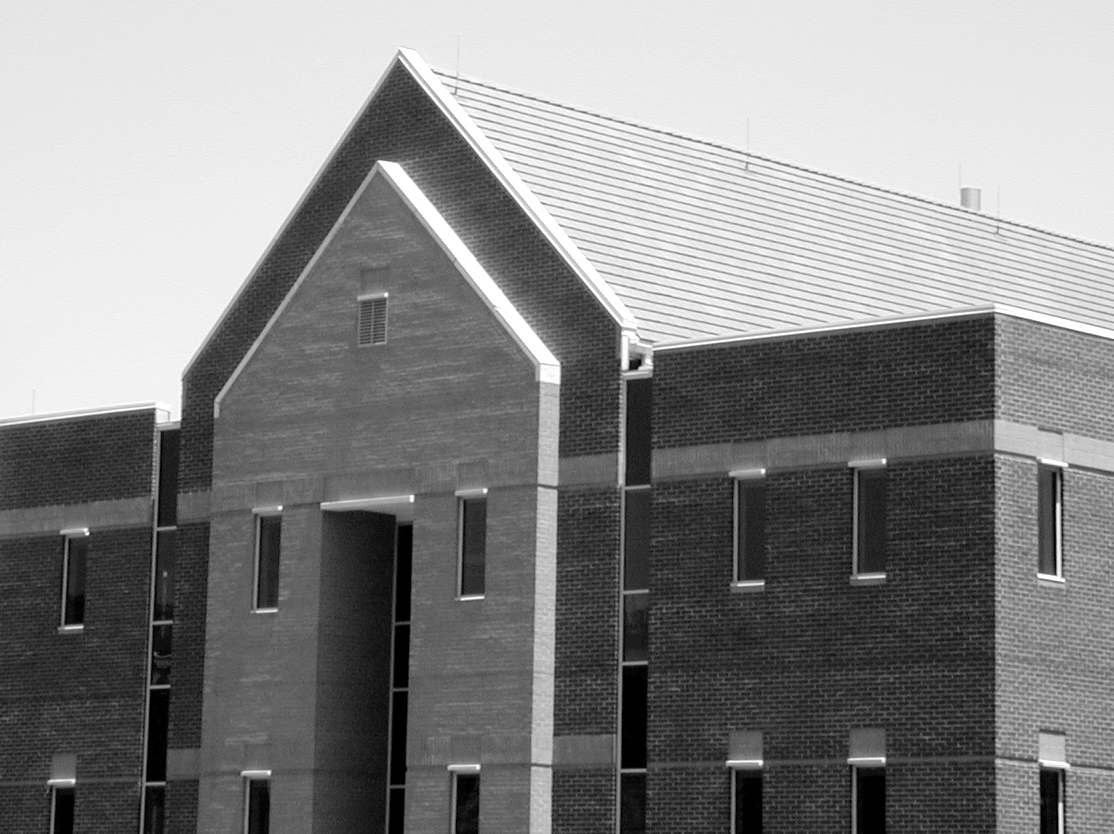
%> input picture School/CSE 102/Labs/Lab9/Code/building_original.tif, 1114 x 834 px
$ octave Part4.m   (GNU Octave 9; MATLAB toolbox functions it lacks are replaced by stand-ins)
%> lines starting %> are read from the running program, lines starting %| are printed output that depends on the picture; in (x1, y1, x2, y2) boxes, pixels count from 0 and x2, y2 are one past the last pixel; in counts of white or black regions, pixels touching at a corner belong together; the program's own positions count from 1
clc; close all; clear;
f = imread('building_original.tif');
%> f is the input picture: size 834x1114 uint8; min 0, max 255, mean 133.3
w45 = [-2 -1 0; -1 0 1; 0 1 2];
g45 = imfilter(double(f), w45, 'replicate');
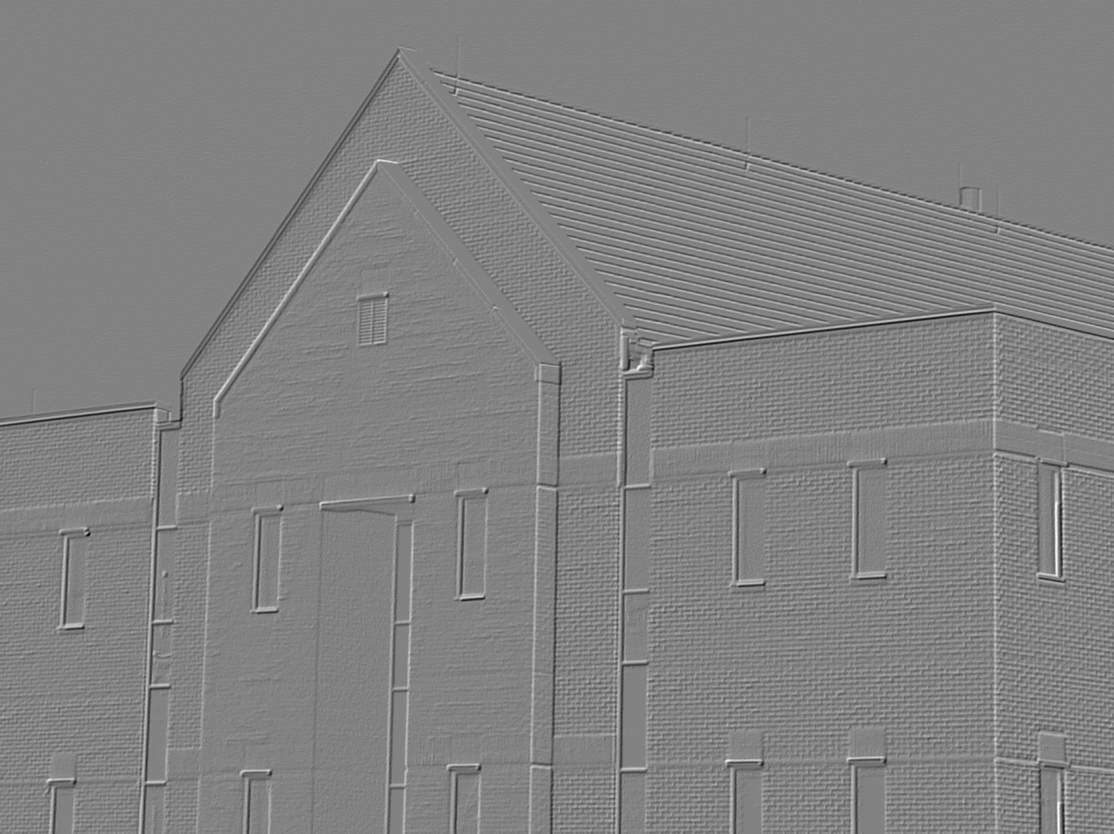
%> g45: size 834x1114 double; min -667, max 637, mean -1.1; drawn with min black and max white
T = 0.3*max(abs(g45(:)));
%> T = 200.1
g45 = g45 >= T;
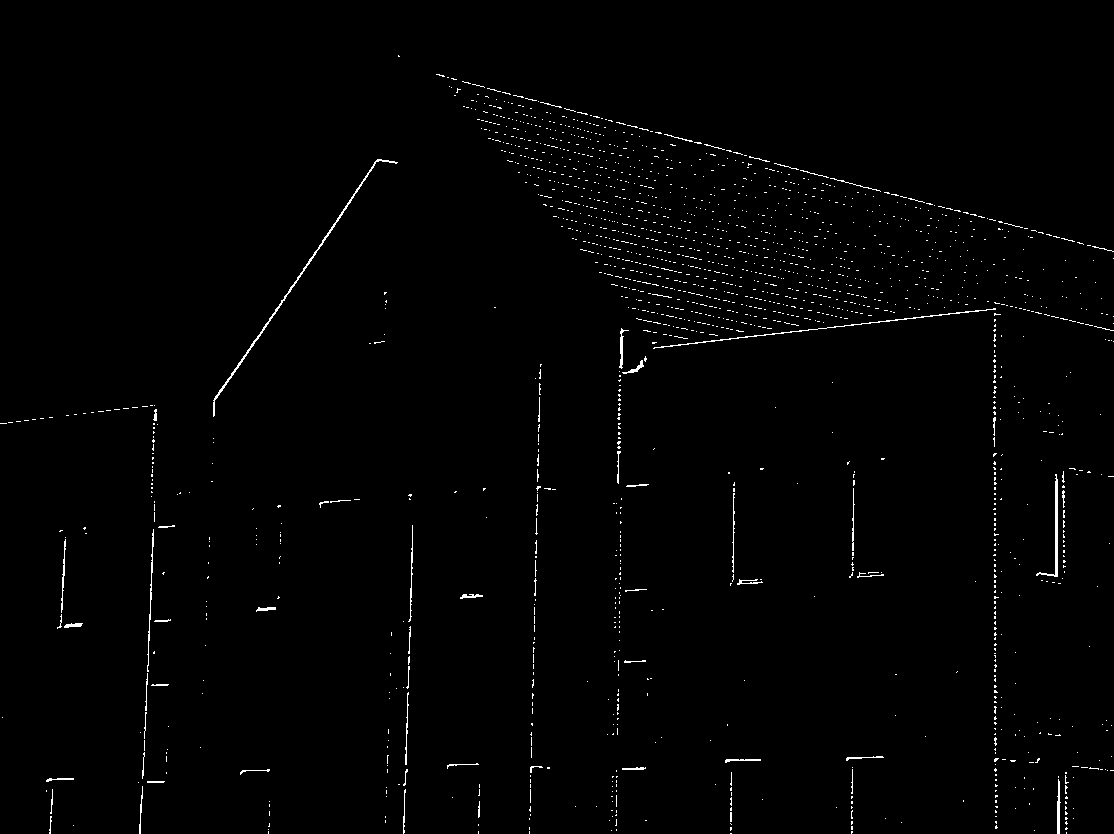
%> g45: size 834x1114 logical; 1.1% white in thin lines or dots
figure, imshow(g45); title('Plus 45');

q45 = [0 1 2; -1 0 1; -2 -1 0];
g245 = imfilter(double(f), q45, 'replicate');
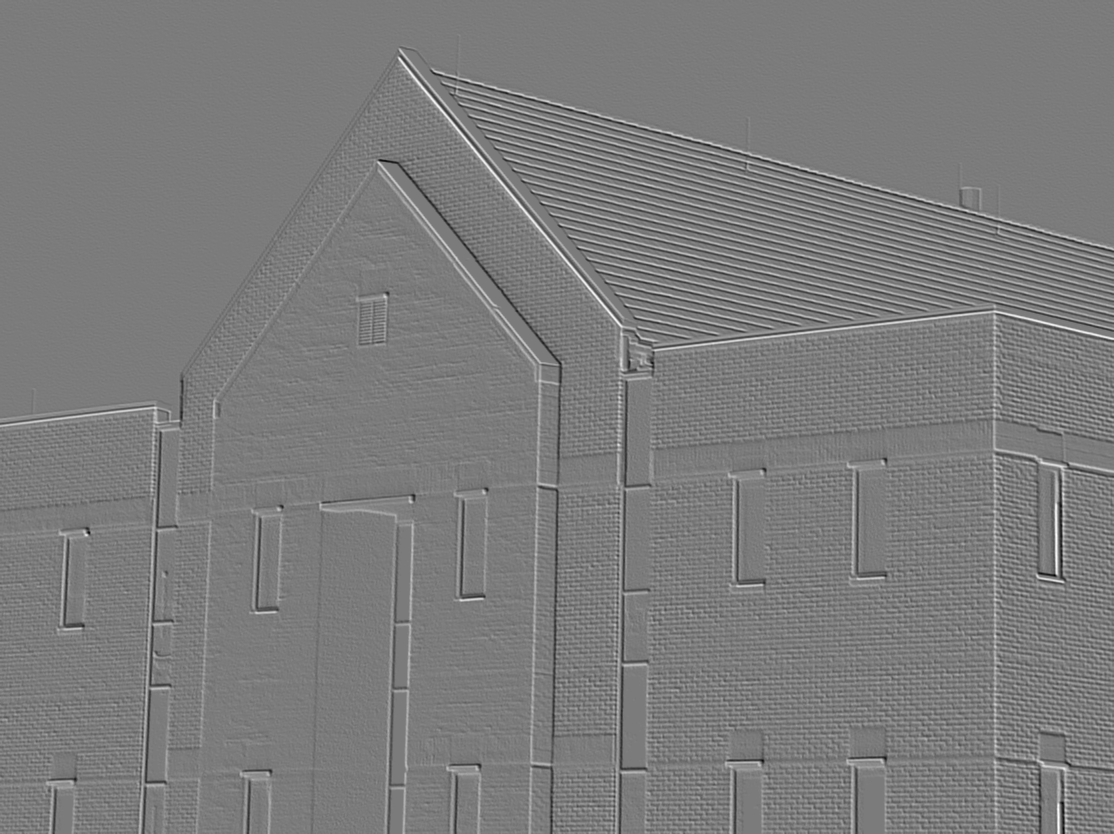
%> g245: size 834x1114 double; min -613, max 648, mean 1.4; drawn with min black and max white
T = 0.3*max(abs(g245(:)));
%> T = 194.4
g245 = g245 >= T;
%> g245: size 834x1114 logical; 2.4% white in thin lines or dots
figure, imshow(g245); title('Minus 45');

diagonal = max(abs(g45), abs(g245));
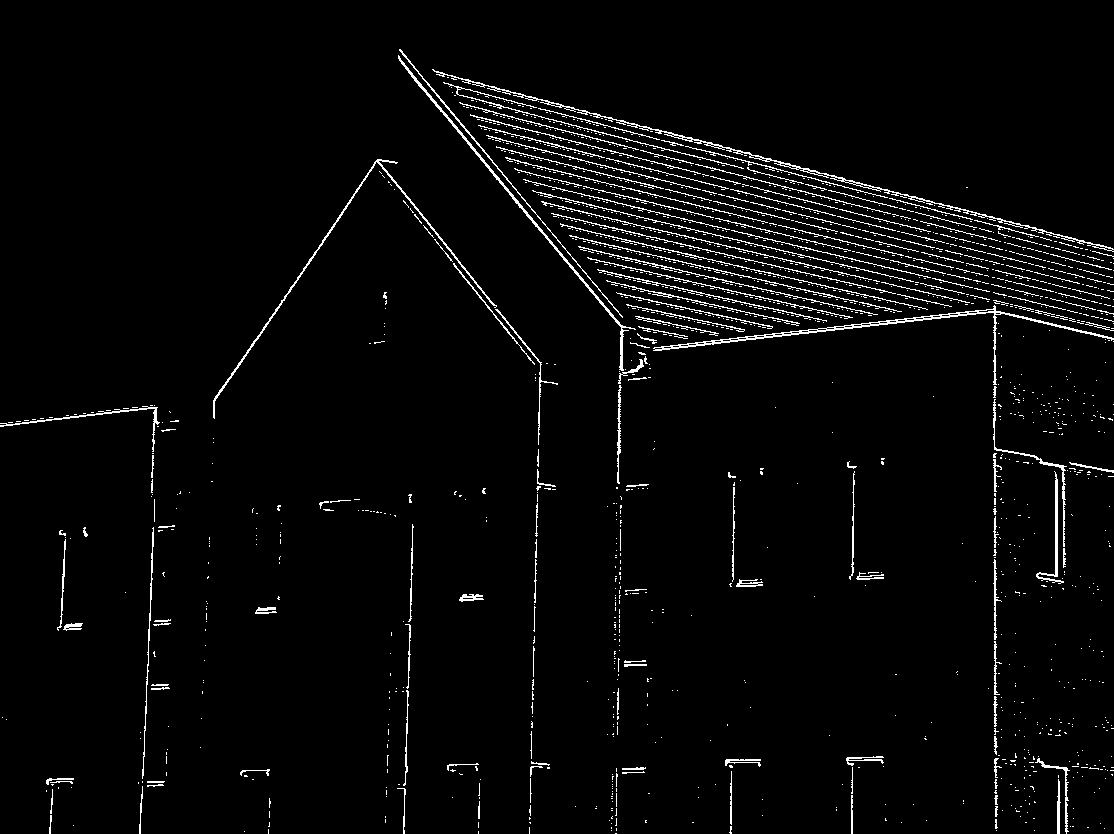
%> diagonal: size 834x1114 double; values 0 (black) and 1 (white), 3.2% white in thin lines or dots
figure, imshow(diagonal); title('Diagonal Image');

$ run again, with School/CSE 102/Labs/Lab9/Code/van_original.tif copied over School/CSE 102/Labs/Lab9/Code/building_original.tif
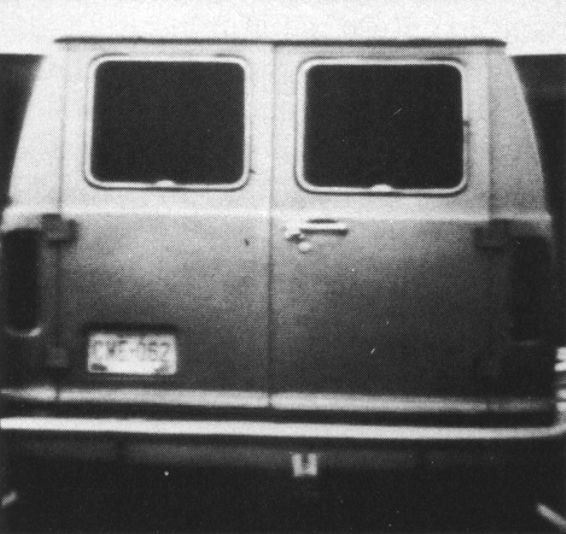
%> input picture School/CSE 102/Labs/Lab9/Code/van_original.tif, 566 x 534 px
%> f is the input picture: size 534x566 uint8; min 26, max 255, mean 106.1
%> `T = 0.3*max(abs(g45(:)));`: T = 130.8
%> `g245 = imfilter(double(f), q45, 'replicate');`:
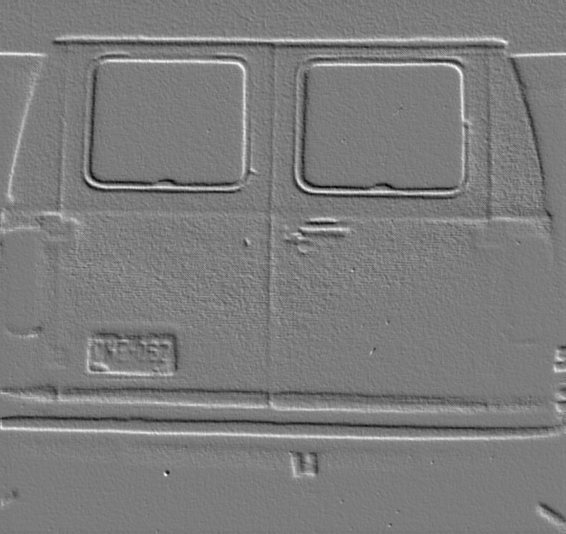
%> g245: size 534x566 double; min -423, max 448, mean 2.4; drawn with min black and max white
%> `T = 0.3*max(abs(g245(:)));`: T = 134.4
%> `diagonal = max(abs(g45), abs(g245));`:
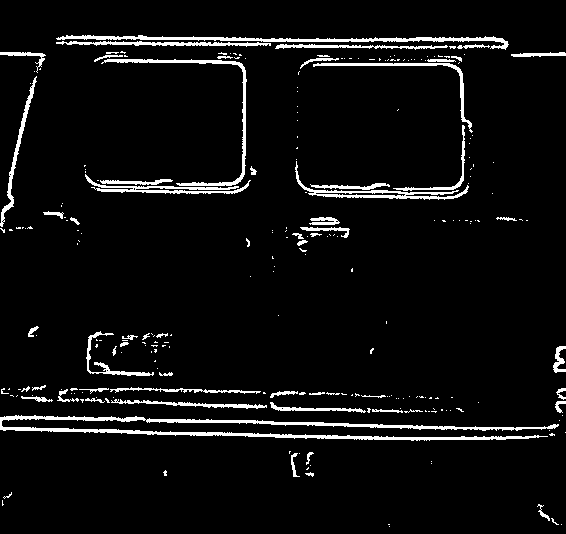
%> diagonal: size 534x566 double; values 0 (black) and 1 (white), 5.4% white; 250 white regions (188 under 20 px), largest, box (x1, y1, x2, y2) and area: (0, 415, 559, 441) 3645, (56, 35, 509, 50) 1583, (101, 59, 247, 186) 1067
